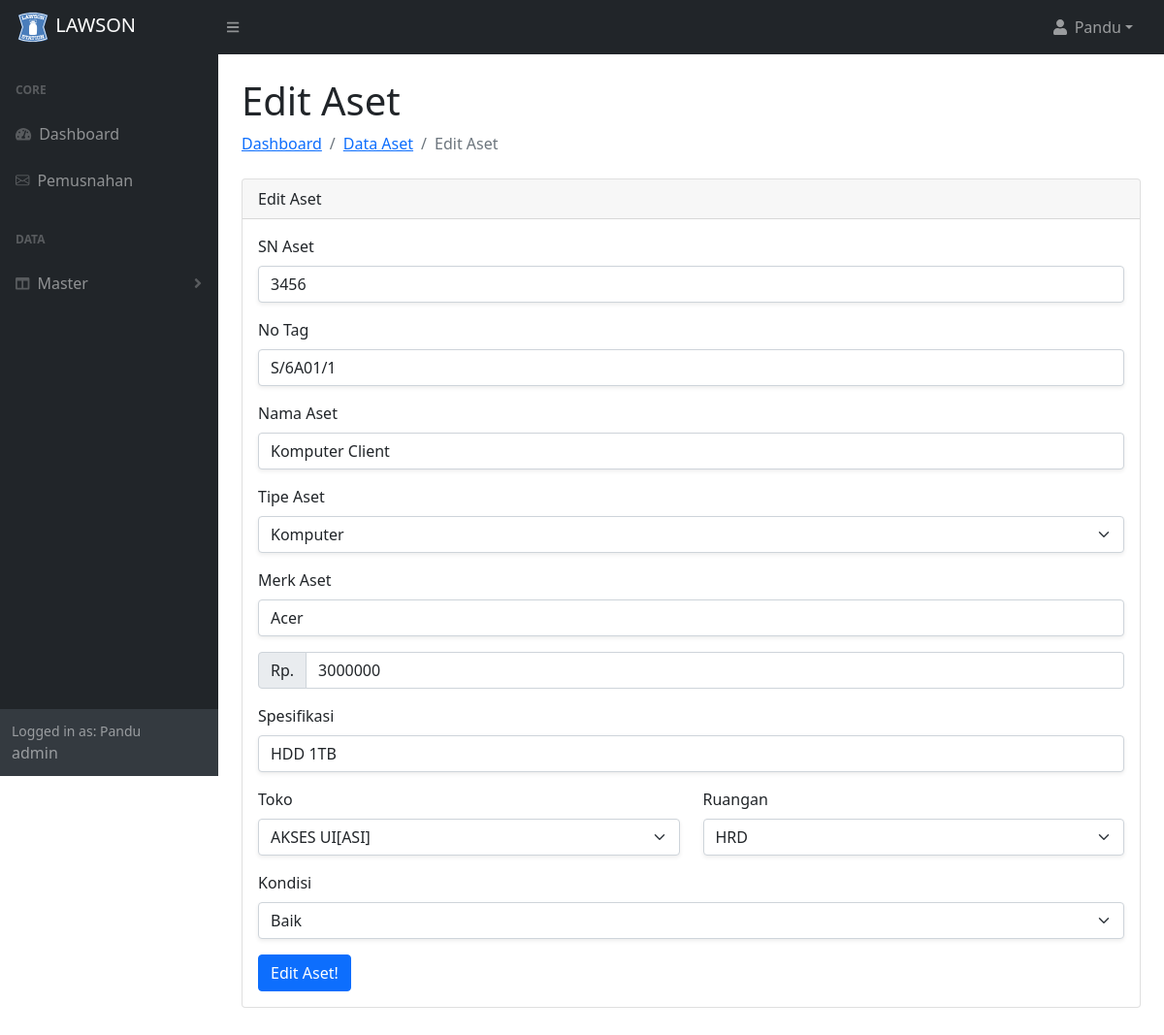
Screenshot of /edit_aset.php?id_aset=1 (signed in) with the database file from the repository.
### tables this page shows
CREATE TABLE `karyawan` (
  `nip` varchar(10) NOT NULL,
  `nama_lengkap` char(100) NOT NULL,
  `jenis_kelamin` varchar(10) NOT NULL,
  `email` varchar(50) NOT NULL
);

CREATE TABLE `user` (
  `id_user` int(11) NOT NULL,
  `username` varchar(25) NOT NULL,
  `password` varchar(25) NOT NULL,
  `level` varchar(15) NOT NULL,
  `nip` varchar(10) NOT NULL
);

CREATE TABLE `aset` (
  `id_aset` int(11) NOT NULL,
  `serial_number` varchar(10) NOT NULL,
  `no_tag` varchar(15) NOT NULL,
  `nama_aset` char(50) NOT NULL,
  `id_tipe` int(3) NOT NULL,
  `merk_aset` char(25) NOT NULL,
  `spesifikasi` text NOT NULL,
  `kd_store` varchar(4) NOT NULL,
  `id_ruang` int(3) NOT NULL,
  `kondisi` char(15) NOT NULL,
  `harga` int(10) NOT NULL
);

CREATE TABLE `tipe` (
  `id_tipe` int(3) NOT NULL,
  `nama_tipe` varchar(50) NOT NULL
);

CREATE TABLE `store` (
  `KD_STORE` varchar(4) NOT NULL,
  `KD_REGION` char(3) NOT NULL,
  `KD_BRANCH` char(4) NOT NULL,
  `NAMA_STORE` varchar(50) NOT NULL,
  `ALIAS` char(4) NOT NULL,
  `ALAMAT1` varchar(50) NOT NULL,
  `ALAMAT2` varchar(50) NOT NULL,
  `ALAMAT3` varchar(20) NOT NULL,
  `KODE_POS` int(5) NOT NULL,
  `TELP` varchar(13) NOT NULL
);

CREATE TABLE `ruangan` (
  `id_ruang` int(3) NOT NULL,
  `nama_ruang` varchar(25) NOT NULL
);

### functions.php (called while the page is built, shortened)
<?php
$koneksi = mysqli_connect("localhost","root","","lawson");
function query($query){
    global $koneksi;
    $result = mysqli_query($koneksi, $query);
    $rows = [];
    while ($row = mysqli_fetch_assoc($result)){
        $rows[] = $row;
    }
    return $rows;
}
?>

### edit_aset.php (the view, shortened to what this page needs)
<?php
$level = $_SESSION["level"];
$nip = $_SESSION["nip"];
require 'functions.php';
$id_aset = $_GET["id_aset"];
$aset = query("SELECT * from (((aset inner join store on aset.KD_STORE = store.KD_STORE)
                inner join tipe on aset.id_tipe = tipe.id_tipe)
                inner join ruangan on aset.id_ruang = ruangan.id_ruang)
                where id_aset = '$id_aset'")[0];
$karyawan = query("SELECT * from karyawan inner join user on karyawan.nip = user.nip where karyawan.nip = '$nip' ")[0];
?>
<!DOCTYPE html>
<html lang="en">
<head>
    <link rel="stylesheet" href="assets/css/bootstrap.min.css">
    <link rel="stylesheet" href="assets/css/hovergambar.css">
    <link href="assets/css/styles.css" rel="stylesheet" />
    <link rel="stylesheet" href="https://cdn.jsdelivr.net/npm/bootstrap-icons@1.5.0/font/bootstrap-icons.css">
    <link href="https://cdn.jsdelivr.net/npm/simple-datatables@latest/dist/style.css" rel="stylesheet" />
</head>
<body class="sb-nav-fixed">
    <?php include 'templates/navbar.php';
        if ($level == 'admin'){
            include 'templates/sidebar.php';
        }
    ?>
<div id="layoutSidenav_content">
    <main>
        <div class="container-fluid px-4 pb-4">
            <h1 class="mt-4 d-print-none">Edit Aset</h1>
            <ol class="breadcrumb mb-4 d-print-none">
                <li class="breadcrumb-item"><a href="index.php"> Dashboard</a></li>
                <li class="breadcrumb-item"><a href="aset.php"> Data Aset</a></li>
                <li class="breadcrumb-item active">Edit Aset</li>
            </ol>
            <div class="card mb-4">
                <div class="card-header d-print-none">
                    Edit Aset
            </div>
            <div class="card-body">
                <form action="" method="post">
                    <div class="mb-3">
                        <label for="serial_number" class="form-label">SN Aset</label>
                        <input type="text" class="form-control  shadow-sm" id="serial_number" name="serial_number" value="<?= $aset["serial_number"] ;?>">
                    </div>
                    <div class="mb-3">
                        <label for="no_tag" class="form-label">No Tag</label>
                        <input type="text" class="form-control  shadow-sm" id="no_tag" name="no_tag" value="<?= $aset["no_tag"]; ?>">
                    </div>
                    <div class="mb-3">
                        <label for="nama_aset" class="form-label">Nama Aset</label>
                        <input type="text" class="form-control  shadow-sm" id="nama_aset" name="nama_aset" value="<?= $aset["nama_aset"];?>">
                    </div>
                    <div class="mb-3">
                        <label for="id_tipe" class="form-label">Tipe Aset</label>
                        <select class="form-select shadow-sm" name="id_tipe" id="id_tipe" required>
                            <option value="<?= $aset["id_tipe"] ;?>" hidden><?= $aset["nama_tipe"] ;?></option>
                        </select>
                    </div>
                    <div class="mb-3">
                        <label for="merk_aset" class="form-label">Merk Aset</label>
                        <input type="text" class="form-control  shadow-sm" id="merk_aset" name="merk_aset" value="<?= $aset["merk_aset"];?>">
                    </div>
                    <div class="input-group mb-3">
                        <span class="input-group-text">Rp. </span>
                        <input type="text" class="form-control" placeholder="Masukkan Harga" value="<?= $aset["harga"];?>" name="harga">
                    </div>
                    <div class="mb-3">
                        <label for="spesifikasi" class="form-label">Spesifikasi</label>
                        <input type="text" class="form-control  shadow-sm" id="spesifikasi" name="spesifikasi" value="<?= $aset["spesifikasi"];?>">
                    </div>
                    <div class="row">
                    <div class="col mb-3">
                        <label for="KD_STORE" class="form-label">Toko</label>
                        <select class="form-select shadow-sm" name="KD_STORE" id="" required>
                            <option value="<?= $aset["KD_STORE"] ;?>" hidden><?= $aset["NAMA_STORE"] ;?></option>
                        </select>
                    </div>
                    <div class="col mb-3">
                        <label for="id_ruang" class="form-label">Ruangan</label>
                        <select class="form-select shadow-sm" name="id_ruang" id="" required>
                            <option value="<?= $aset["id_ruang"] ;?>" hidden> <?= $aset["nama_ruang"] ;?> </option>
                        </select>
                    </div>
                    </div>
                    <div class="mb-3">
                        <label for="kondisi" class="form-label">Kondisi</label>
                        <select class="form-select shadow-sm" name="kondisi" id="kondisi">
                            <option value="Baik">Baik</option>
                        </select>
                    </div>
                    <button type="submit" class="btn btn-primary" name="submit">Edit Aset!</button>
                </form>
            </div>
        </div>
    </div>
    </main>
</div>
</div>
</body>
</html>

### templates/navbar.php (shortened to what this page needs)
<nav class="sb-topnav navbar navbar-expand navbar-dark bg-dark d-print-none">
            <a class="navbar-brand ps-3" href="index.php"><img src="assets/gambar/logo.svg" alt="" width="36px"> LAWSON</a>
            <button class="btn btn-link btn-sm order-1 order-lg-0 me-4 me-lg-0" id="sidebarToggle" href="#!"><i class="fas fa-bars"></i></button>
            <ul class="navbar-nav ms-auto ms-md-0 me-3 me-lg-4">
                <li class="nav-item dropdown">
                    <a class="nav-link dropdown-toggle" id="navbarDropdown" href="#" role="button" data-bs-toggle="dropdown" aria-expanded="false"><i class="fas fa-user fa-fw"></i> <?= $karyawan["nama_lengkap"];?></a>
                </li>
            </ul>
        </nav>

### templates/sidebar.php (shortened to what this page needs)
<?php
$karyawan = query("SELECT * from karyawan inner join user on karyawan.nip = user.nip where karyawan.nip = '$nip' ")[0];
?>
<div id="layoutSidenav">
<div id="layoutSidenav_nav" class="d-print-none">
    <nav class="sb-sidenav accordion sb-sidenav-dark" id="sidenavAccordion">
        <div class="sb-sidenav-menu">
            <div class="nav">
                <div class="sb-sidenav-menu-heading">Core</div>
                <a class="nav-link" href="index.php">
                    <div class="sb-nav-link-icon"><i class="fas fa-tachometer-alt"></i></div>
                    Dashboard
                </a>
                <?php if ($level != 'support'):?>
                <a class="nav-link" href="pemusnahan.php">
                    <div class="sb-nav-link-icon"><i class="bi bi-envelope"></i></div>
                    Pemusnahan
                </a>
                <?php endif;?>
                <div class="sb-sidenav-menu-heading">Data</div>
                <a class="nav-link collapsed" href="#" data-bs-toggle="collapse" data-bs-target="#collapseLayouts" aria-expanded="false" aria-controls="collapseLayouts">
                    <div class="sb-nav-link-icon"><i class="fas fa-columns"></i></div>
                    Master
                    <div class="sb-sidenav-collapse-arrow"><i class="fas fa-angle-down"></i></div>
                </a>
                <div class="sb-sidenav-menu-heading"></div>
                <a class="nav-link" href="#">
                </a>
                <a class="nav-link" href="#">
                </a>
            </div>
        </div>
        <div class="sb-sidenav-footer">
            <div class="small">Logged in as: <?= $karyawan["nama_lengkap"];?></div>
            <?= $karyawan["level"];?>
        </div>
    </nav>
</div>

### rows the page displays
karyawan: nama_lengkap "Pandu", user.level "admin"
aset: serial_number "3456", no_tag "S/6A01/1", nama_aset "Komputer Client", id_tipe "Komputer", merk_aset "Acer", harga "3000000", spesifikasi "HDD 1TB", KD_STORE "AKSES UI[ASI]", id_ruang "HRD"
